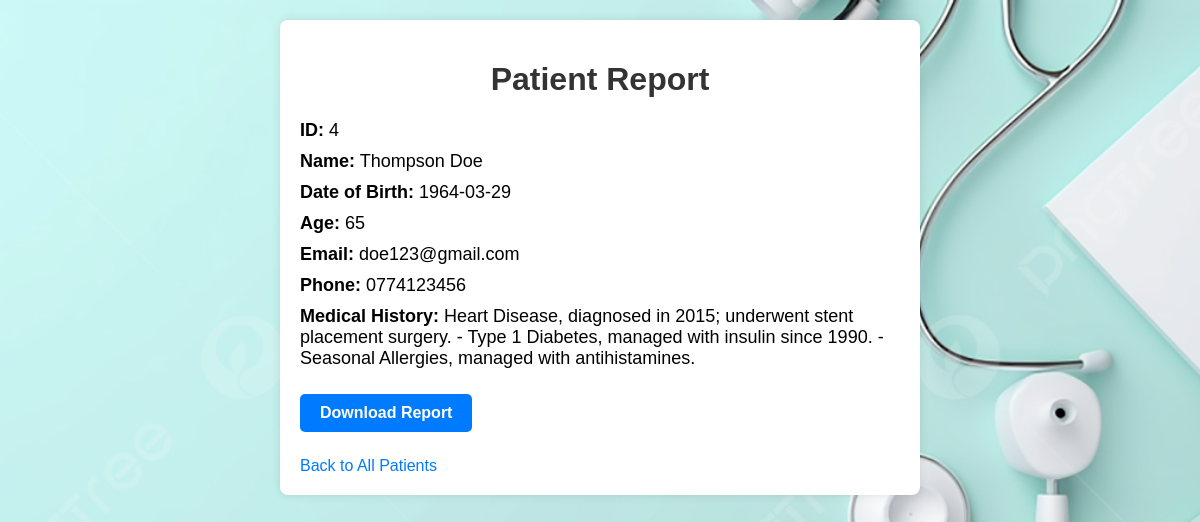
Page /view_report/4 on the committed database.
### tables this page shows
CREATE TABLE patients (
            id INTEGER PRIMARY KEY AUTOINCREMENT,
            name TEXT NOT NULL,
            dob TEXT NOT NULL,
            age INTEGER NOT NULL,
            email TEXT NOT NULL,
            phone TEXT NOT NULL,
            medical_history TEXT NOT NULL,
            photo_path TEXT,
            face_data TEXT
        );

### main.py (the view)
@app.route('/view_report/<int:patient_id>')
def view_patient_report(patient_id):  # Changed the function name to avoid conflicts
    patient_details = get_patient_details_by_id(patient_id)
    if patient_details:
        return render_template('report.html', patient=patient_details)
    else:
        return render_template('report.html', message="Patient not found.")

### main.py (called while the page is built)
def get_patient_details():
    with sqlite3.connect(DATABASE) as conn:
        cursor = conn.cursor()
        cursor.execute('SELECT * FROM patients')
        return cursor.fetchall()

def get_patient_details_by_id(patient_id):
    patients = get_patient_details()  # Fetch the latest patient details from the database
    for patient in patients:
        if patient[0] == patient_id:
            return {
                'id': patient[0],
                'name': patient[1],
                'dob': patient[2],
                'age': patient[3],
                'email': patient[4],
                'phone': patient[5],
                'medical_history': patient[6]
            }
    return None

### templates/report.html (shortened to what this page needs)
<!DOCTYPE html>
<html lang="en">
<head>
</head>
<body>
    <div class="container">
        <h1>Patient Report</h1>
        {% if patient %}
            <p><strong>ID:</strong> {{ patient.id }}</p>
            <p><strong>Name:</strong> {{ patient.name }}</p>
            <p><strong>Date of Birth:</strong> {{ patient.dob }}</p>
            <p><strong>Age:</strong> {{ patient.age }}</p>
            <p><strong>Email:</strong> {{ patient.email }}</p>
            <p><strong>Phone:</strong> {{ patient.phone }}</p>
            <p><strong>Medical History:</strong> {{ patient.medical_history }}</p>
        {% else %}
            <p>Patient not found.</p>
        {% endif %}
        <a class="download-button">Download Report</a>
        <a href="{{ url_for('patients') }}">Back to All Patients</a>
    </div>
</body>
</html>

### rows in the picture
patients: id "4", name "Thompson Doe", dob "1964-03-29", age "65", email "doe123@gmail.com", phone "0774123456", medical_history "Heart Disease, diagnosed in 2015; underwent stent placement surgery. - Type 1 Diabetes, managed with insulin since 1990. - Seasonal Allergies, managed with antihistamines."
